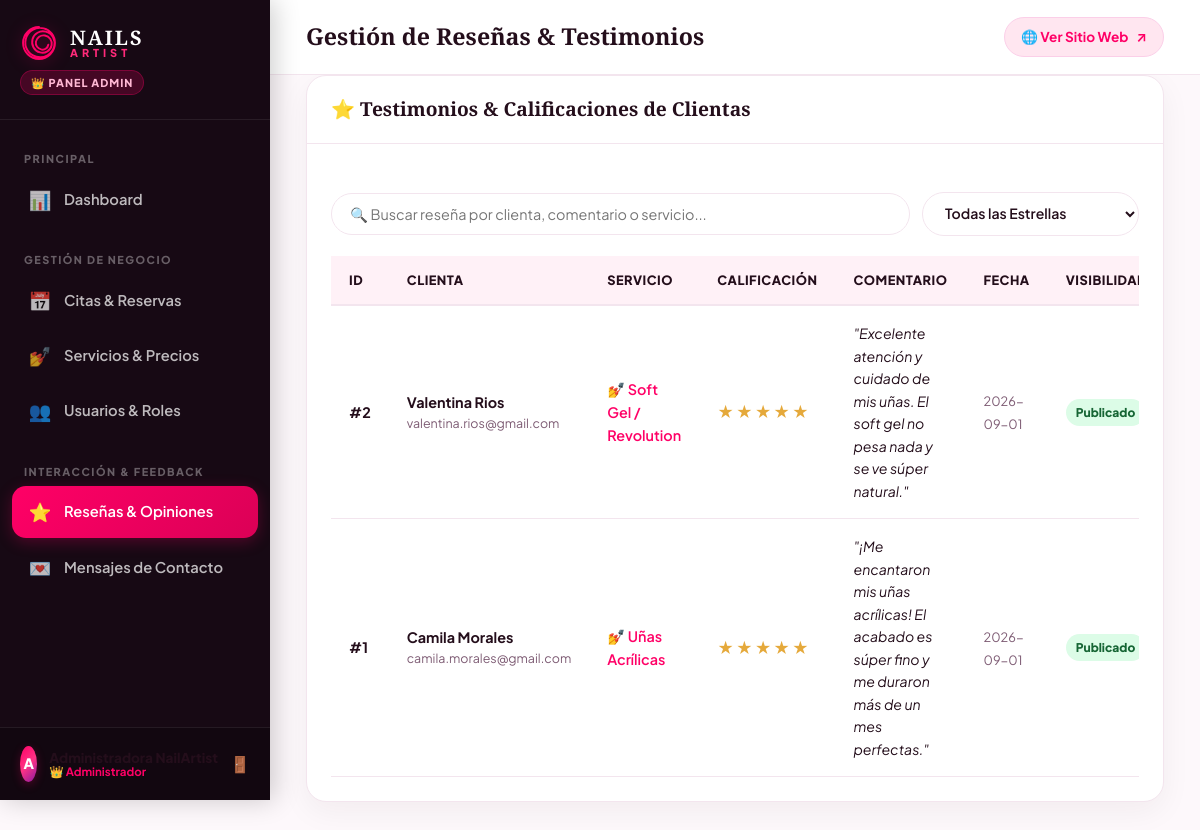
The app's page /admin/resenas.php (signed in) with its own data.
### tables this page shows
CREATE TABLE `resenas` (
    `id` INT AUTO_INCREMENT PRIMARY KEY,
    `usuario_id` INT NOT NULL,
    `servicio_id` INT NULL,
    `calificacion` INT NOT NULL CHECK (`calificacion` BETWEEN 1 AND 5),
    `comentario` TEXT NOT NULL,
    `publicado` TINYINT(1) DEFAULT 1,
    `fecha_resena` TIMESTAMP DEFAULT CURRENT_TIMESTAMP,
    CONSTRAINT `fk_resenas_usuario` FOREIGN KEY (`usuario_id`) REFERENCES `usuarios` (`id`) ON UPDATE CASCADE ON DELETE CASCADE,
    CONSTRAINT `fk_resenas_servicio` FOREIGN KEY (`servicio_id`) REFERENCES `servicios` (`id`) ON UPDATE CASCADE ON DELETE SET NULL
);

CREATE TABLE `usuarios` (
    `id` INT AUTO_INCREMENT PRIMARY KEY,
    `rol_id` INT NOT NULL DEFAULT 2,
    `nombre` VARCHAR(100) NOT NULL,
    `apellido` VARCHAR(100) NULL,
    `email` VARCHAR(150) NOT NULL UNIQUE,
    `telefono` VARCHAR(25) NULL,
    `password_hash` VARCHAR(255) NOT NULL,
    `descuento_vip` DECIMAL(5,2) DEFAULT 15.00,
    `estado` ENUM('activo', 'inactivo', 'bloqueado') NOT NULL DEFAULT 'activo',
    `fecha_registro` TIMESTAMP DEFAULT CURRENT_TIMESTAMP,
    CONSTRAINT `fk_usuarios_rol` FOREIGN KEY (`rol_id`) REFERENCES `roles` (`id`) ON UPDATE CASCADE ON DELETE RESTRICT
);

CREATE TABLE `servicios` (
    `id` INT AUTO_INCREMENT PRIMARY KEY,
    `categoria_id` INT NOT NULL,
    `nombre` VARCHAR(150) NOT NULL,
    `slug` VARCHAR(150) NOT NULL UNIQUE,
    `descripcion` TEXT NOT NULL,
    `precio` DECIMAL(10,2) NOT NULL,
    `moneda` VARCHAR(5) NOT NULL DEFAULT 'Bs.',
    `duracion_minutos` INT NOT NULL DEFAULT 60,
    `imagen` VARCHAR(255) NOT NULL,
    `url_detalle` VARCHAR(255) NOT NULL,
    `destacado` TINYINT(1) NOT NULL DEFAULT 1,
    `calificacion` DECIMAL(2,1) DEFAULT 5.0,
    `estado` ENUM('activo', 'inactivo') NOT NULL DEFAULT 'activo',
    `fecha_creacion` TIMESTAMP DEFAULT CURRENT_TIMESTAMP,
    CONSTRAINT `fk_servicios_categoria` FOREIGN KEY (`categoria_id`) REFERENCES `categorias` (`id`) ON UPDATE CASCADE ON DELETE RESTRICT
);

### admin/resenas.php (the view, shortened to what this page needs)
<?php
require_once __DIR__ . '/header.php';
$pdo = Database::getConnection();
$stmtRes = $pdo->query("SELECT r.*, u.nombre AS usuario_nombre, u.apellido AS usuario_apellido,
                               u.email AS usuario_email, s.nombre AS servicio_nombre
                        FROM resenas r
                        INNER JOIN usuarios u ON r.usuario_id = u.id
                        LEFT JOIN servicios s ON r.servicio_id = s.id
                        ORDER BY r.id DESC");
$resenas = $stmtRes->fetchAll();
?>
<div class="admin-card">
    <div class="card-header">
        <h3 class="card-title">⭐ Testimonios & Calificaciones de Clientas</h3>
    </div>
    <div class="card-body">
        <div class="filter-bar">
            <input type="text" class="search-input" data-table-search="tabla-resenas" placeholder="🔍 Buscar reseña por clienta, comentario o servicio...">
            <select class="filter-select" id="filtro-estrellas" onchange="filtrarResenas()">
                <option value="">Todas las Estrellas</option>
            </select>
        </div>
        <div class="table-responsive">
            <table class="admin-table" id="tabla-resenas">
                <thead>
                    <tr>
                        <th>ID</th>
                        <th>Clienta</th>
                        <th>Servicio</th>
                        <th>Calificación</th>
                        <th>Comentario</th>
                        <th>Fecha</th>
                        <th>Visibilidad</th>
                    </tr>
                </thead>
                <tbody>
                    <?php if (empty($resenas)): ?>
                        <tr>
                            <td colspan="8" style="text-align: center; padding: 30px; color: var(--text-muted);">
                                No hay reseñas registradas en la base de datos.
                            </td>
                        </tr>
                    <?php else: ?>
                        <?php foreach ($resenas as $r): ?>
                            <tr data-calif="<?= $r['calificacion'] ?>" id="fila-resena-<?= $r['id'] ?>">
                                <td><strong>#<?= $r['id'] ?></strong></td>
                                <td>
                                    <div style="font-weight: 700; color: var(--text-main);">
                                        <?= htmlspecialchars($r['usuario_nombre'] . ' ' . ($r['usuario_apellido'] ?? '')) ?>
                                    </div>
                                    <div style="font-size: 0.78rem; color: var(--text-muted);">
                                        <?= htmlspecialchars($r['usuario_email']) ?>
                                    </div>
                                </td>
                                <td>
                                    <span style="font-weight: 600; color: var(--pink-vivid);">
                                        💅 <?= htmlspecialchars($r['servicio_nombre'] ?? 'Estudio General') ?>
                                    </span>
                                </td>
                                <td>
                                    <div style="color: #e5a93b; font-size: 1rem; letter-spacing: 2px;">
                                        <?= str_repeat('★', (int)$r['calificacion']) ?><?= str_repeat('☆', 5 - (int)$r['calificacion']) ?>
                                    </div>
                                </td>
                                <td>
                                    <div style="font-style: italic; max-width: 320px; font-size: 0.88rem; color: var(--text-main);">
                                        "<?= htmlspecialchars($r['comentario']) ?>"
                                    </div>
                                </td>
                                <td>
                                    <span style="font-size: 0.8rem; color: var(--text-muted);">
                                        <?= substr($r['fecha_resena'], 0, 10) ?>
                                    </span>
                                </td>
                                <td>
                                    <span id="badge-res-<?= $r['id'] ?>" class="badge <?= $r['publicado'] ? 'badge-activo' : 'badge-inactivo' ?>">
                                        <?= $r['publicado'] ? 'Publicado' : 'Oculto' ?>
                                    </span>
                                </td>
                            </tr>
                        <?php endforeach; ?>
                    <?php endif; ?>
                </tbody>
            </table>
        </div>
    </div>
</div>
<?php
require_once __DIR__ . '/footer.php';
?>

### admin/assets/css/admin.css (style rules this page uses)
:root { --bg-body: #fdf8fb; --bg-surface: #ffffff; --bg-surface-soft: #fff1f7; --bg-sidebar: #170914; --bg-sidebar-hover: #2b1126; --bg-card: #ffffff; --text-main: #240e1b; --text-muted: #7e5c74; --text-light: #ffffff; --text-soft: #f7dbe7; --pink-vivid: #ff0066; --pink-hot: #ff2a7a; --pink-soft: #ffb8d4; --pink-light: #ffe6f0; --pink-glow: rgba(255, 0, 102, 0.25); --gold-accent: #e5a93b; --gold-light: #f7d58b; --gold-gradient: linear-gradient(135deg, #f5c879 0%, #e5a93b 50%, #c9881a 100%); --gradient-vivid: linear-gradient(135deg, #ff0066 0%, #ff3385 50%, #8b199f 100%); --gradient-btn: linear-gradient(135deg, #ff0066 0%, #db0056 100%); --gradient-card-1: linear-gradient(135deg, #ff0066 0%, #d80058 100%); --gradient-card-2: linear-gradient(135deg, #9b28b6 0%, #681180 100%); --gradient-card-3: linear-gradient(135deg, #e5a93b 0%, #b87b14 100%); --gradient-card-4: linear-gradient(135deg, #059669 0%, #047857 100%); --shadow-soft: 0 10px 30px rgba(36, 14, 27, 0.05); --shadow-hover: 0 18px 40px rgba(255, 0, 102, 0.15); --shadow-modal: 0 25px 60px rgba(18, 7, 16, 0.35); --border-soft: rgba(255, 0, 102, 0.12); --border-light: #f3e5ee; --border-pink: #fbcfe8; --font-title: 'Playfair Display', Georgia, serif; --font-body: 'Plus Jakarta Sans', -apple-system, BlinkMacSystemFont, 'Segoe UI', Roboto, sans-serif; --radius-sm: 8px; --radius-md: 14px; --radius-lg: 20px; --radius-full: 9999px; --transition: all 0.3s cubic-bezier(0.25, 1, 0.5, 1); }
*, *::before, *::after { box-sizing: border-box; margin: 0; padding: 0; }
html, body { width: 100%; min-height: 100vh; overflow-x: hidden; }
body { font-family: var(--font-body); background-color: var(--bg-body); color: var(--text-main); line-height: 1.6; -webkit-font-smoothing: antialiased; }
button, input, select, textarea { font-family: inherit; }
.admin-card { background: var(--bg-card); border-radius: var(--radius-lg); box-shadow: var(--shadow-soft); border: 1px solid var(--border-light); margin-bottom: 30px; overflow: hidden; width: 100%; box-sizing: border-box; }
.card-header { padding: 18px 24px; border-bottom: 1px solid var(--border-light); display: flex; align-items: center; justify-content: space-between; flex-wrap: wrap; gap: 16px; }
.card-title { font-family: var(--font-title); font-size: 1.2rem; font-weight: 800; color: var(--text-main); display: flex; align-items: center; gap: 8px; }
.card-body { padding: 24px; }
.table-responsive { width: 100%; overflow-x: auto; -webkit-overflow-scrolling: touch; box-sizing: border-box; }
.admin-table { width: 100%; border-collapse: collapse; text-align: left; font-size: 0.9rem; }
.admin-table th { background: var(--bg-surface-soft); color: var(--text-main); font-weight: 800; font-size: 0.8rem; text-transform: uppercase; letter-spacing: 0.5px; padding: 14px 18px; border-bottom: 2px solid var(--border-light); white-space: nowrap; }
.admin-table td { padding: 16px 18px; border-bottom: 1px solid var(--border-light); vertical-align: middle; }
.badge { display: inline-flex; align-items: center; gap: 6px; font-size: 0.75rem; font-weight: 800; padding: 4px 10px; border-radius: var(--radius-full); white-space: nowrap; }
.badge-activo { background: #dcfce7; color: #166534; }
.filter-bar { display: flex; align-items: center; gap: 12px; flex-wrap: wrap; margin-top: 24px; margin-bottom: 20px; }
.search-input { flex: 1; min-width: 220px; padding: 11px 18px; border: 1.5px solid var(--border-light); border-radius: var(--radius-full); outline: none; font-size: 0.9rem; background: #ffffff; }
.filter-select { padding: 11px 18px; border: 1.5px solid var(--border-light); border-radius: var(--radius-full); outline: none; font-size: 0.88rem; background: #ffffff; color: var(--text-main); font-weight: 600; }

### records on screen
resenas: id "2", usuario.apellido "Valentina Rios", usuario.email "valentina.rios@gmail.com", servicio.nombre "Soft Gel / Revolution", calificacion "★★★★★", comentario "Excelente atención y cuidado de mis uñas. El soft gel no pesa nada y se ve súper natural.", fecha_resena "2026-09-01", publicado "Publicado"
resenas: id "1", usuario.apellido "Camila Morales", usuario.email "camila.morales@gmail.com", servicio.nombre "Uñas Acrílicas", calificacion "★★★★★", comentario "¡Me encantaron mis uñas acrílicas! El acabado es súper fino y me duraron más de un mes perfectas.", fecha_resena "2026-09-01", publicado "Publicado"

### other values on screen
substr($admin['nombre'] ?? 'A', 0, 1) "A"
$admin['rol'] "Administrador"
$pageHeading "Gestión de Reseñas & Testimonios"
